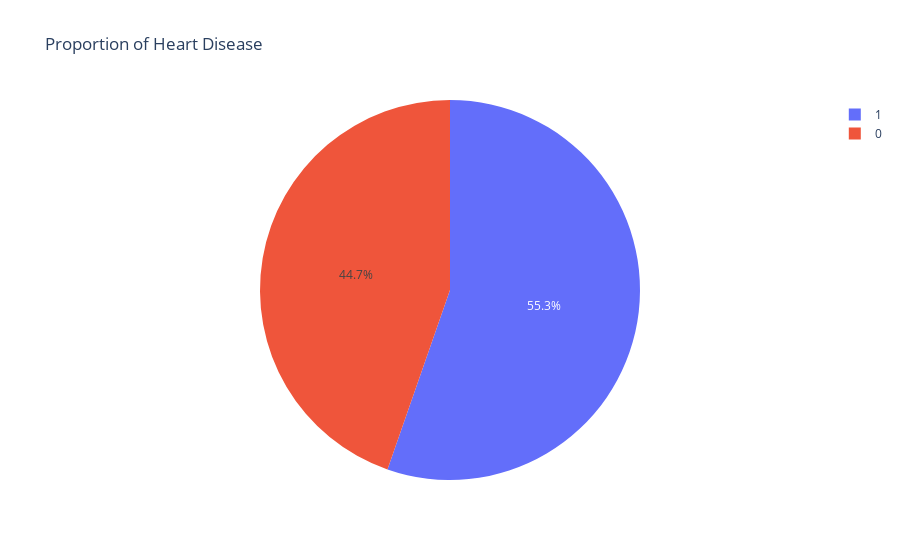

Notebook code for this chart:
### Code cell
px.pie(heart_df,names='HeartDisease', title='Proportion of Heart Disease')

### Figure 1 — Plotly figure (JSON) as saved in the notebook; plotly's stock layout.template omitted (floating-point values rounded to 4 significant figures; data arrays with more than 128 entries replaced by an {"elided": "..."} marker saying what was removed)
{"data": [{"domain": {"x": [0, 1], "y": [0, 1]}, "hovertemplate": "HeartDisease=%{label}<extra></extra>", "labels": {"elided": "918 int values"}, "legendgroup": "", "name": "", "showlegend": true, "type": "pie"}], "layout": {"legend": {"tracegroupgap": 0}, "title": {"text": "Proportion of Heart Disease"}}}
